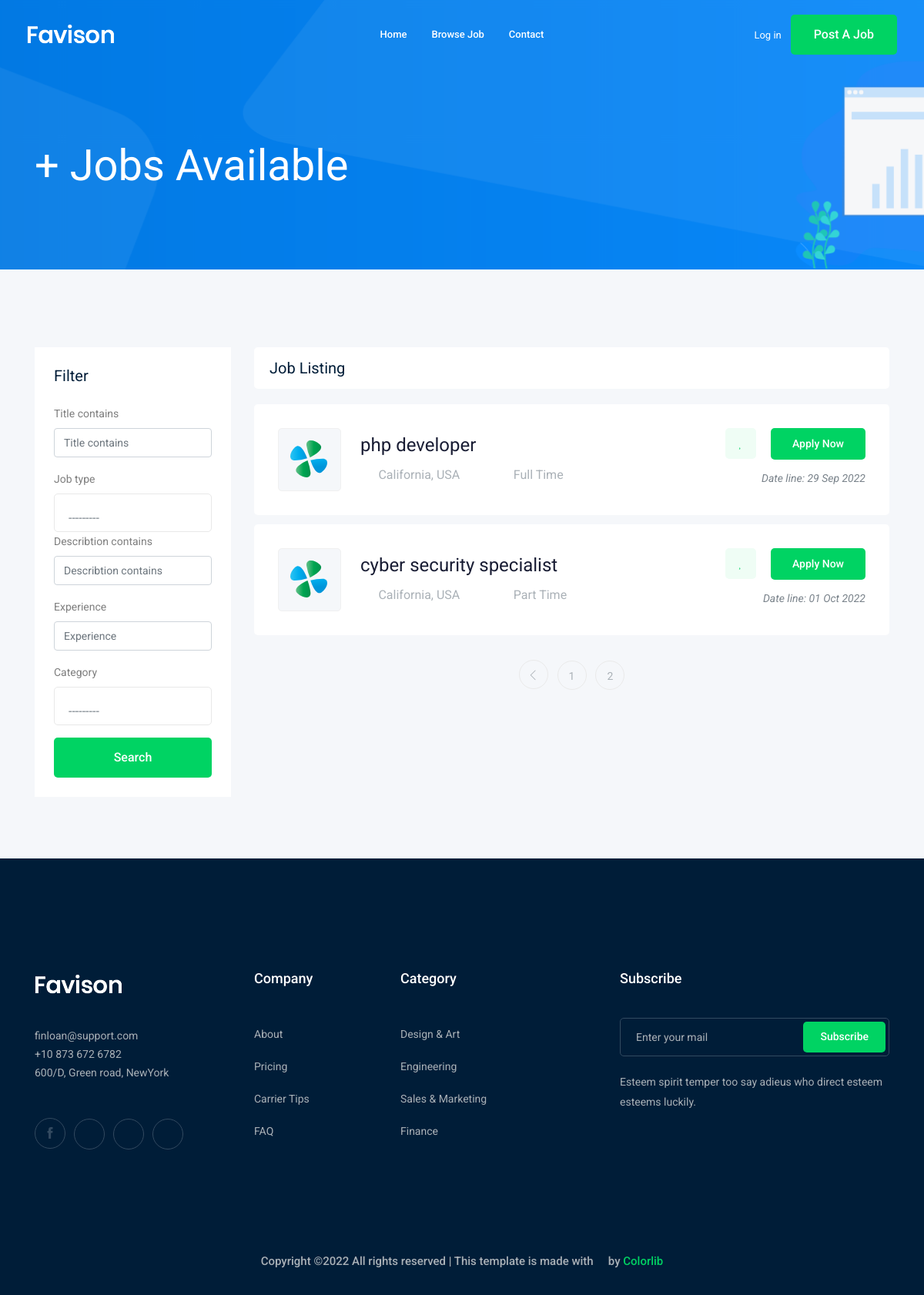
The page /jobs/?page=2 on the database as committed earlier.
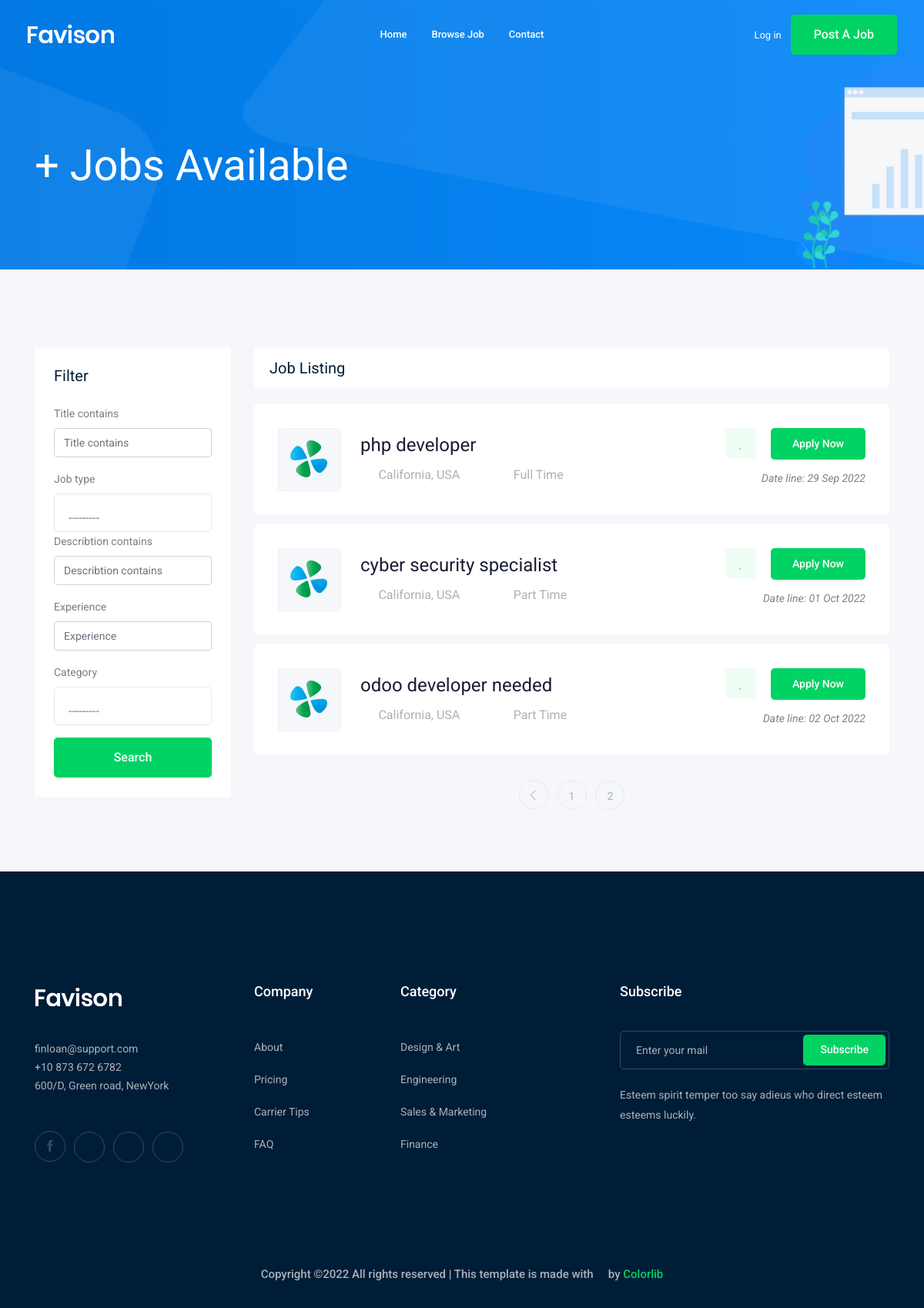
The same page on the database as committed later.
### job/models.py (models this page shows, shortened)
class job(models.Model):
    owner = models.ForeignKey(User , related_name='job_owner', on_delete=models.CASCADE)
    title = models.CharField(max_length=100) #column
    job_type = models.CharField(max_length=15 , choices=JOB_TYPE)
    describtion = models.TextField(max_length=1000)
    published_at = models.DateTimeField(auto_now=True)
    vacancy = models.IntegerField(default=1)
    salary = models.IntegerField(default=0)
    experience = models.IntegerField(default=1)
    category = models.ForeignKey('category' , on_delete=models.CASCADE)
    image = models.ImageField(upload_to=image_upload )
    slug = models.SlugField(blank=True , null=True)
    def __str__(self):
        return self.title

### job/views.py (the view)
# urls.py: path('', views.job_list ,name='job_list'),
def job_list(request):
    job_list = job.objects.all()
    myfilter = JobFilter(request.GET, queryset=job_list)
    job_list = myfilter.qs
    paginator = Paginator(job_list , 5)
    page_number = request.GET.get('page')
    page_obj = paginator.get_page(page_number)
    context = {'jobs':page_obj, 'myfilter':myfilter}
    return render(request,'job/job_list.html', context)

### job/models.py (called while the page is built)
    def __str__(self):
        return  self.name

### job/templates/job/job_list.html (shortened to what the changed rows need)
{% extends 'base.html' %}
{% load bootstrap4 %}
{% block body %}
    <div class="job_listing_area plus_padding">
        <div class="container">
            <div class="row">
                <div class="col-lg-9">
                    <div class="job_lists m-0">
                        <div class="row">
                            {% for job in jobs %}
                            <div class="col-lg-12 col-md-12">
                                <div class="single_jobs white-bg d-flex justify-content-between">
                                    <div class="jobs_left d-flex align-items-center">
                                        <div class="thumb">
                                            <img src="img/svg_icon/1.svg" alt="">
                                        </div>
                                        <div class="jobs_conetent">
                                            <a href="{% url 'jobs:job_detail' job.slug %}"><h4>{{job}}</h4></a>
                                            <div class="links_locat d-flex align-items-center">
                                                <div class="location">
                                                    <p> <i class="fa fa-map-marker"></i> California, USA</p>
                                                </div>
                                                <div class="location">
                                                    <p> <i class="fa fa-clock-o"></i>{{job.job_type}}</p>
                                                </div>
                                            </div>
                                        </div>
                                    </div>
                                    <div class="jobs_right">
                                        <div class="apply_now">
                                            <a class="heart_mark" href="#"> <i class="fa fa-heart"></i> </a>
                                            <a href="{% url 'jobs:job_detail' job.slug %}" class="boxed-btn3">Apply Now</a>
                                        </div>
                                        <div class="date">
                                            <p>Date line: {{job.published_at|date:'d M o'}}</p>
                                        </div>
                                    </div>
                                </div>
                            </div>
                            {% endfor %}
                        </div>
                        {% if jobs.has_other_pages %}
                            <div class="row">
                                <div class="col-lg-12">
                                    <div class="pagination_wrap">
                                        <ul>
                                            {% for i in jobs.paginator.page_range %}
                                                <li><a href="?page={{i}}"><span>{{i}}</span></a></li>
                                            {% endfor %}
                                        </ul>
                                    </div>
                                </div>
                            </div>
                        {% endif %}
                    </div>
                </div>
            </div>
        </div>
    </div>
{% endblock body %}

Rows that differ between the two databases and show on the page:
added job: title "odoo developer needed", job_type "Part Time", published_at "02 Oct 2022"
